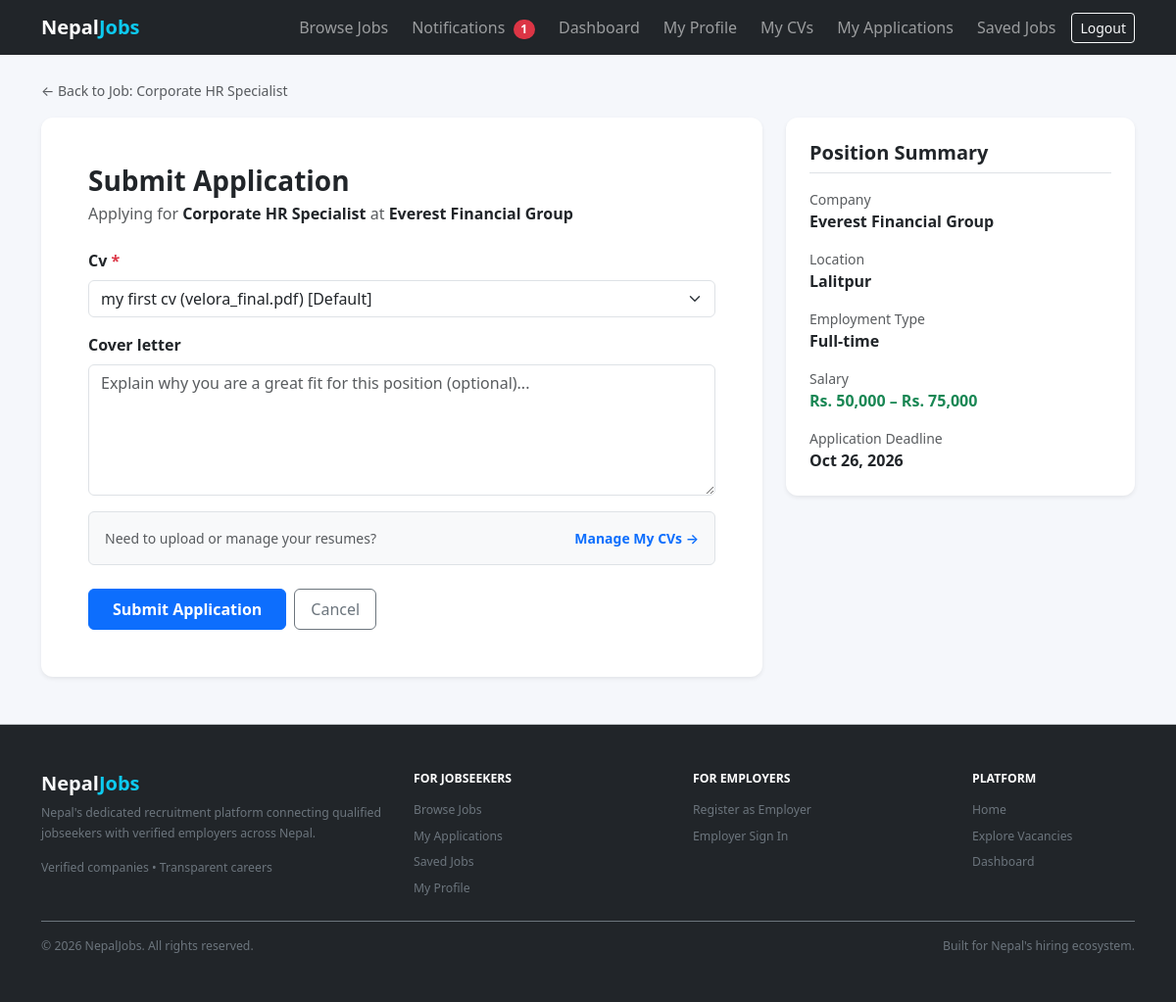
/applications/apply/7/ (signed in), run on the app's committed database.
### jobs/models.py (models this page shows, shortened)
class Job(models.Model):
    class EmploymentType(models.TextChoices):
        FULL_TIME = "full_time", "Full-time"
        PART_TIME = "part_time", "Part-time"
        CONTRACT = "contract", "Contract"
        INTERNSHIP = "internship", "Internship"
        FREELANCE = "freelance", "Freelance"
    class Status(models.TextChoices):
        DRAFT = "draft", "Draft"
        PUBLISHED = "published", "Published"
        CLOSED = "closed", "Closed"
    employer = models.ForeignKey(
        "accounts.EmployerProfile",
        on_delete=models.CASCADE,
        related_name="jobs",
    )
    title = models.CharField(max_length=200)
    description = models.TextField()
    responsibilities = models.TextField(blank=True)
    category = models.ForeignKey(
        "jobs.Category",
        on_delete=models.PROTECT,
        related_name="jobs",
    )
    location = models.ForeignKey(
        "jobs.Location",
        on_delete=models.PROTECT,
        related_name="jobs",
    )
    is_remote = models.BooleanField(
        default=False,
        help_text="Check if remote work is permitted for this position.",
    )
    employment_type = models.CharField(
        max_length=20,
        choices=EmploymentType.choices,
        default=EmploymentType.FULL_TIME,
    )
    salary_min = models.PositiveIntegerField(null=True, blank=True)
    salary_max = models.PositiveIntegerField(null=True, blank=True)
    is_salary_negotiable = models.BooleanField(default=False)
    experience_years_min = models.PositiveIntegerField(default=0)
    education_level = models.CharField(
        max_length=20,
        choices=Education.Level.choices,
        blank=True,
    )
    required_skills = models.ManyToManyField(
        "accounts.Skill",
        blank=True,
        related_name="jobs",
    )
    vacancies = models.PositiveIntegerField(
        default=1,
        validators=[MinValueValidator(1)],
    )
    application_deadline = models.DateField()
    status = models.CharField(
        max_length=20,
        choices=Status.choices,
        default=Status.DRAFT,
    )
    created_at = models.DateTimeField(auto_now_add=True)
    updated_at = models.DateTimeField(auto_now=True)
    published_at = models.DateTimeField(null=True, blank=True)
    objects = JobQuerySet.as_manager()
    class Meta:
        ordering = ["-created_at"]
        indexes = [
            models.Index(fields=["status", "application_deadline"]),
            models.Index(fields=["-created_at"]),
            models.Index(fields=["employment_type"]),
        ]
    @property
    def is_open(self):
        today = timezone.localdate()
        return (
            self.status == self.Status.PUBLISHED
            and self.application_deadline >= today
            and self.employer.is_approved
        )
    @property
    def salary_display(self):
        if self.salary_min and self.salary_max:
            val = f"Rs. {self.salary_min:,} – Rs. {self.salary_max:,}"
        elif self.salary_min:
            val = f"Rs. {self.salary_min:,}+"
        elif self.salary_max:
            val = f"Up to Rs. {self.salary_max:,}"
        elif self.is_salary_negotiable:
            return "Negotiable"
        else:
            return "Not specified"
        if self.is_salary_negotiable:
            val += " (Negotiable)"
        return val

class Location(models.Model):
    name = models.CharField(max_length=100, unique=True)
    slug = models.SlugField(max_length=120, unique=True)
    is_remote = models.BooleanField(
        default=False,
        help_text="Designates whether this location itself represents remote work.",
    )
    class Meta:
        ordering = ["name"]

### accounts/models.py (models this page shows, shortened)
class EmployerProfile(models.Model):
    class VerificationStatus(models.TextChoices):
        PENDING = "pending", "Pending"
        APPROVED = "approved", "Approved"
        REJECTED = "rejected", "Rejected"
    user = models.OneToOneField(User, on_delete=models.CASCADE, related_name="employer_profile")
    company_name = models.CharField(max_length=200)
    phone = models.CharField(max_length=20, blank=True)
    address = models.CharField(max_length=255, blank=True)
    logo = models.ImageField(
        upload_to=logo_upload_path,
        blank=True,
        validators=[
            FileExtensionValidator(["jpg", "jpeg", "png", "webp"]),
            validate_logo_size,
        ],
        help_text="Optional. JPG, PNG or WebP, up to 2 MB.",
    )
    industry = models.CharField(max_length=100, blank=True)
    website = models.URLField(blank=True)
    description = models.TextField(blank=True)
    verification_document = models.FileField(
        upload_to=verification_doc_upload_path,
        storage=private_verification_storage,
        blank=True,
        validators=[
            FileExtensionValidator(["pdf", "jpg", "jpeg", "png"]),
            validate_verification_doc_size,
        ],
        help_text="PDF or image, up to 10 MB. Kept private.",
    )
    rejection_reason = models.TextField(blank=True)
    reviewed_at = models.DateTimeField(null=True, blank=True)
    verification_status = models.CharField(
        max_length=10, choices=VerificationStatus.choices, default=VerificationStatus.PENDING
    )
    @property
    def is_approved(self):
        return self.verification_status == self.VerificationStatus.APPROVED

### applications/views.py (the view, shortened to what this page needs)
# urls.py: path("apply/<int:job_pk>/", views.ApplyJobView.as_view(), name="apply_job"),
class ApplyJobView(AsViewCacheMixin, JobseekerRequiredMixin, View):
    template_name = "applications/apply_form.html"
    def _validate_application_prerequisites(self, request, job_pk):
        job = get_object_or_404(
            Job.objects.select_related("employer", "category", "location"),
            pk=job_pk,
        )
        if not job.is_open:
            messages.error(
                request,
                "This job is closed or has expired and is no longer accepting applications.",
            )
            return job, None, redirect("job_list")
        profile = request.user.jobseeker_profile
        existing_application = Application.objects.filter(job=job, jobseeker=profile).first()
        if existing_application:
            messages.info(request, "You have already applied for this job.")
            return job, profile, redirect("jobseeker_application_detail", pk=existing_application.pk)
        if not profile.cvs.filter(is_active=True).exists():
            messages.warning(
                request,
                "You need an active CV uploaded before you can apply for jobs. Please upload a CV first.",
            )
            return job, profile, redirect("cv_list")
        return job, profile, None
    def get(self, request, job_pk, *args, **kwargs):
        job, profile, early_redirect = self._validate_application_prerequisites(request, job_pk)
        if early_redirect:
            return early_redirect
        form = JobApplicationForm(jobseeker=profile)
        return render(
            request,
            self.template_name,
            {
                "form": form,
                "job": job,
            },
        )

### accounts/mixins.py (called while the page is built)
    def test_func(self):
        user = self.request.user
        return bool(user.is_authenticated and user.role == User.Role.JOBSEEKER)

### accounts/models.py (called while the page is built)
    @property
    def is_jobseeker(self):
        return self.role == self.Role.JOBSEEKER

    @property
    def is_employer(self):
        return self.role == self.Role.EMPLOYER

### notifications/context_processors.py (called while the page is built)
def unread_notifications_count(request):
    if getattr(request, "user", None) and request.user.is_authenticated:
        count = request.user.notifications.filter(is_read=False).count()
    else:
        count = 0
    return {"unread_notifications_count": count}

### templates/applications/apply_form.html (shortened to what this page needs)
{% extends 'base.html' %}
{% block content %}
<div class="mb-3">
  <a href="{% url 'job_detail' job.pk %}" class="text-decoration-none small text-muted">
    &larr; Back to Job: {{ job.title }}
  </a>
</div>
<div class="row g-4">
  <div class="col-lg-8">
    <div class="card shadow-sm border-0 mb-4">
      <div class="card-body p-4 p-md-5">
        <h2 class="h3 fw-bold mb-1">Submit Application</h2>
        <p class="text-muted mb-4">
          Applying for <span class="fw-semibold text-dark">{{ job.title }}</span> at
          <span class="fw-semibold text-dark">{{ job.employer.company_name }}</span>
        </p>
        <form method="post" action="{% url 'apply_job' job.pk %}" id="apply-job-form">
          {% include 'includes/form_fields.html' %}
          <div class="d-flex justify-content-between align-items-center mt-2 mb-4 p-3 bg-light rounded border">
            <span class="small text-muted">Need to upload or manage your resumes?</span>
            <a href="{% url 'cv_list' %}" target="_blank" class="small fw-semibold text-decoration-none">
              Manage My CVs &rarr;
            </a>
          </div>
          <div class="d-flex align-items-center gap-2">
            <button type="submit" id="submit-application-btn" class="btn btn-primary px-4 py-2 fw-semibold" aria-label="Submit application for {{ job.title }}">
              Submit Application
            </button>
            <a href="{% url 'job_detail' job.pk %}" class="btn btn-outline-secondary px-3 py-2" aria-label="Cancel application">
              Cancel
            </a>
          </div>
        </form>
      </div>
    </div>
  </div>
  <div class="col-lg-4">
    <div class="card shadow-sm border-0 mb-4">
      <div class="card-body p-4">
        <h5 class="fw-bold mb-3 border-bottom pb-2">Position Summary</h5>
        <div class="mb-3">
          <div class="text-muted small">Company</div>
          <div class="fw-semibold text-dark">{{ job.employer.company_name }}</div>
        </div>
        <div class="mb-3">
          <div class="text-muted small">Location</div>
          <div class="fw-semibold text-dark">
            {{ job.location.name }}
          </div>
        </div>
        <div class="mb-3">
          <div class="text-muted small">Employment Type</div>
          <div class="fw-semibold text-dark">{{ job.get_employment_type_display }}</div>
        </div>
        <div class="mb-3">
          <div class="text-muted small">Salary</div>
          <div class="fw-semibold text-success">{{ job.salary_display }}</div>
        </div>
        <div class="mb-0">
          <div class="text-muted small">Application Deadline</div>
          <div class="fw-semibold text-dark">{{ job.application_deadline|date:"M d, Y" }}</div>
        </div>
      </div>
    </div>
  </div>
</div>
{% endblock %}

### static/css/styles.css (style rules this page uses)
:root { --nj-dark: #0f172a; --nj-bg: #f5f7fb; --nj-muted: #64748b; }
body { background: var(--nj-bg); }
.card { border: 0; border-radius: 0.75rem; box-shadow: 0 1px 3px rgba(15, 23, 42, 0.08), 0 4px 12px rgba(15, 23, 42, 0.04); }

### data on the page
Job: title "Corporate HR Specialist", employer.company_name "Everest Financial Group", location.name "Lalitpur", employment_type "Full-time", salary_display "Rs. 50,000 – Rs. 75,000", application_deadline "Oct 26, 2026"

### other printed values
{{ unread_notifications_count }} "1"
{{ field.label }} "Cv" "Cover letter"
